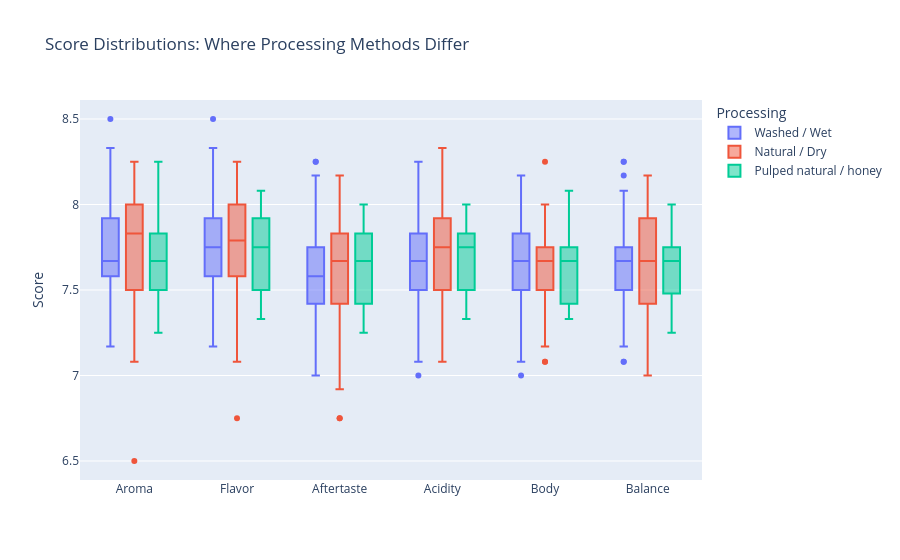

Notebook source saved alongside this figure:
### Code cell
# Score distributions by processing method
melted = method_df.melt(
    id_vars=["processing_method"],
    value_vars=cupping_attrs,
    var_name="attribute",
    value_name="score",
)
melted["attribute"] = melted["attribute"].str.replace("_", " ").str.title()

fig = px.box(
    melted,
    x="attribute",
    y="score",
    color="processing_method",
    title="Score Distributions: Where Processing Methods Differ",
    labels={"attribute": "", "score": "Score", "processing_method": "Processing"},
)
fig.update_layout(boxmode="group")
fig.show()

### Figure 1 — Plotly figure (JSON) as saved in the notebook; plotly's stock layout.template omitted (floating-point values rounded to 4 significant figures; data arrays with more than 128 entries replaced by an {"elided": "..."} marker saying what was removed)
{"data": [{"alignmentgroup": "True", "hovertemplate": "Processing=Washed / Wet<br>=%{x}<br>Score=%{y}<extra></extra>", "legendgroup": "Washed / Wet", "marker": {"color": "#636efa"}, "name": "Washed / Wet", "notched": false, "offsetgroup": "Washed / Wet", "orientation": "v", "showlegend": true, "type": "box", "x": {"elided": "744 str values"}, "x0": " ", "xaxis": "x", "y": {"elided": "744 float values"}, "y0": " ", "yaxis": "y"}, {"alignmentgroup": "True", "hovertemplate": "Processing=Natural / Dry<br>=%{x}<br>Score=%{y}<extra></extra>", "legendgroup": "Natural / Dry", "marker": {"color": "#EF553B"}, "name": "Natural / Dry", "notched": false, "offsetgroup": "Natural / Dry", "orientation": "v", "showlegend": true, "type": "box", "x": {"elided": "276 str values"}, "x0": " ", "xaxis": "x", "y": {"elided": "276 float values"}, "y0": " ", "yaxis": "y"}, {"alignmentgroup": "True", "hovertemplate": "Processing=Pulped natural / honey<br>=%{x}<br>Score=%{y}<extra></extra>", "legendgroup": "Pulped natural / honey", "marker": {"color": "#00cc96"}, "name": "Pulped natural / honey", "notched": false, "offsetgroup": "Pulped natural / honey", "orientation": "v", "showlegend": true, "type": "box", "x": {"elided": "150 str values"}, "x0": " ", "xaxis": "x", "y": {"elided": "150 float values"}, "y0": " ", "yaxis": "y"}], "layout": {"boxmode": "group", "legend": {"title": {"text": "Processing"}, "tracegroupgap": 0}, "title": {"text": "Score Distributions: Where Processing Methods Differ"}, "xaxis": {"anchor": "y", "domain": [0, 1], "title": {"text": ""}}, "yaxis": {"anchor": "x", "domain": [0, 1], "title": {"text": "Score"}}}}
